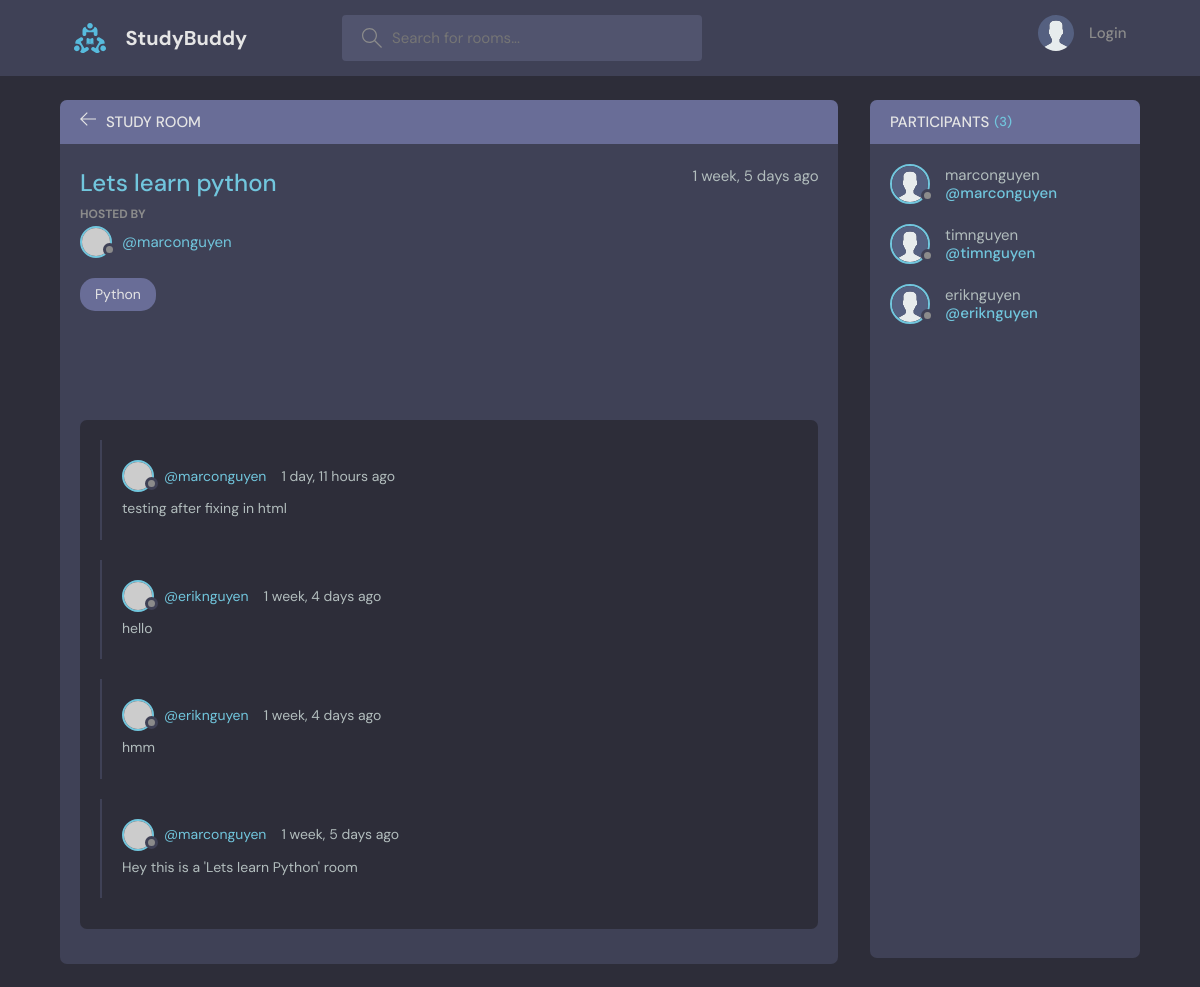
The page /room/1/ on the database as committed earlier.
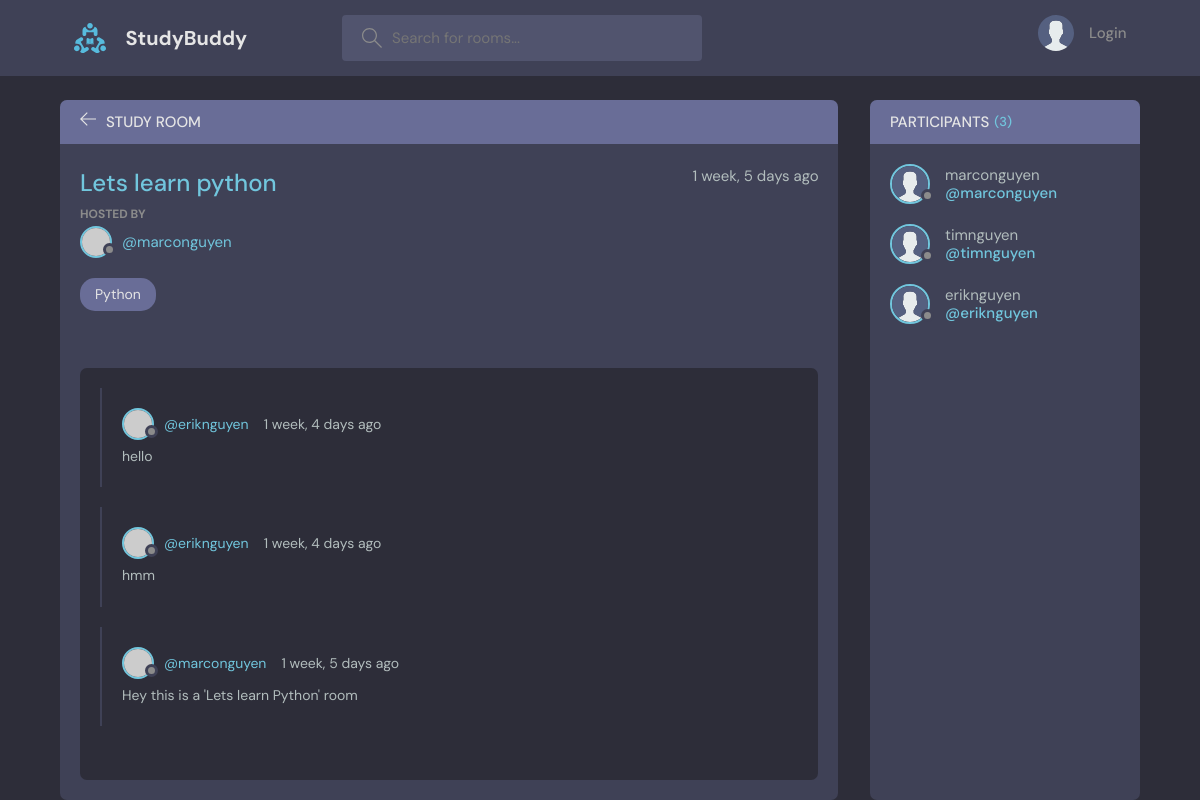
The same page on the database as committed later.
### base/models.py (models this page shows, shortened)
class Message(models.Model):
    user = models.ForeignKey(User, on_delete= models.CASCADE) # 1 user can have many mess(s)
    room = models.ForeignKey(Room, on_delete= models.CASCADE) # 1 to many, khi xoa phong thi toan bo message cua room do deu bi xoa
    body = models.TextField()
    updated = models.DateTimeField(auto_now= True) # auto now -> takes a snapshot on every time we save item(s)
    created = models.DateTimeField(auto_now_add= True) # created -> takes a stamp when we first create item
    class Meta:
        ordering = ['-updated', '-created']

### base/views.py (the view, shortened to what this page needs)
# urls.py: path('room/<str:pk>/', views.room, name= 'room'), # pass value pk(string)
def room(request, pk):
    room = Room.objects.get(id= pk)
    room_messages = room.message_set.all() #.order_by('-created') -> tới phần activity feed thì cho nguyên đống message tự sort
    participants = room.participants.all()
    context = {'room': room, 'room_messages': room_messages,
                'participants': participants}
    return render(request, 'base/room.html', context)

### base/models.py (called while the page is built)
    def __str__(self):
        return self.name

### base/templates/base/room.html (shortened to what this page needs)
{% extends 'main.html' %}
{% load static %}
{% block content %}
<main class="profile-page layout layout--2">
  <div class="container">
    <div class="room">
      <div class="room__top">
        <div class="room__topLeft">
          <a href="{% url 'home'%}">
            <svg version="1.1" xmlns="http://www.w3.org/2000/svg" width="32" height="32" viewBox="0 0 32 32">
              <title>arrow-left</title>
              <path
                d="M13.723 2.286l-13.723 13.714 13.719 13.714 1.616-1.611-10.96-10.96h27.625v-2.286h-27.625l10.965-10.965-1.616-1.607z"
              ></path>
            </svg>
          </a>
          <h3>Study Room</h3>
        </div>
      </div>
      <div class="room__box scroll">
        <div class="room__header scroll">
          <div class="room__info">
            <h3>{{room.name}}</h3>
            <span>{{room.created|timesince}} ago </span>
          </div>
          <div class="room__hosted">
            <p>Hosted By</p>
            <a href="{% url 'user-profile' room.host.id %}" class="room__author">
              <div class="avatar avatar--small">
                <img src="https://randomuser.me/api/portraits/men/37.jpg" />
              </div>
              <span>@{{room.host.username}}</span>
            </a>
          </div>
          <span class="room__topics">{{room.topic}}</span>
        </div>
        <div class="room__conversation">
          <div class="threads scroll">
            {% for message in room_messages %}
            <div class="thread">
              <div class="thread__top">
                <div class="thread__author">
                  <a href="{% url 'user-profile' message.user.id %}" class="thread__authorInfo">
                    <div class="avatar avatar--small">
                      <img src="https://randomuser.me/api/portraits/men/37.jpg" />
                    </div>
                    <span>@{{message.user.username}}</span>
                  </a>
                  <span class="thread__date">{{message.created|timesince}} ago</span>
                </div>
              </div>
              <div class="thread__details">
                {{message.body}}
              </div>
            </div>
            {% endfor %}
          </div>
        </div>
      </div>
    </div>
    <div class="participants">
      <h3 class="participants__top">Participants <span>({{participants.count}})</span></h3>
      <div class="participants__list scroll">
        {% for user in participants %}
        <a href="{% url 'user-profile' user.id %}" class="participant">
          <div class="avatar avatar--medium">
            <img src="{% static 'images/avatar.svg' %}" />
          </div>
          <p>
            {{user.username}}
            <span>@{{user.username}}</span>
          </p>
        </a>
        {% endfor %}
      </div>
    </div>
  </div>
</main>
{% endblock content %}

Rows that differ between the two databases and show on the page:
removed Message: user.username "marconguyen", created "1 day, 11 hours", body "testing after fixing in html"
